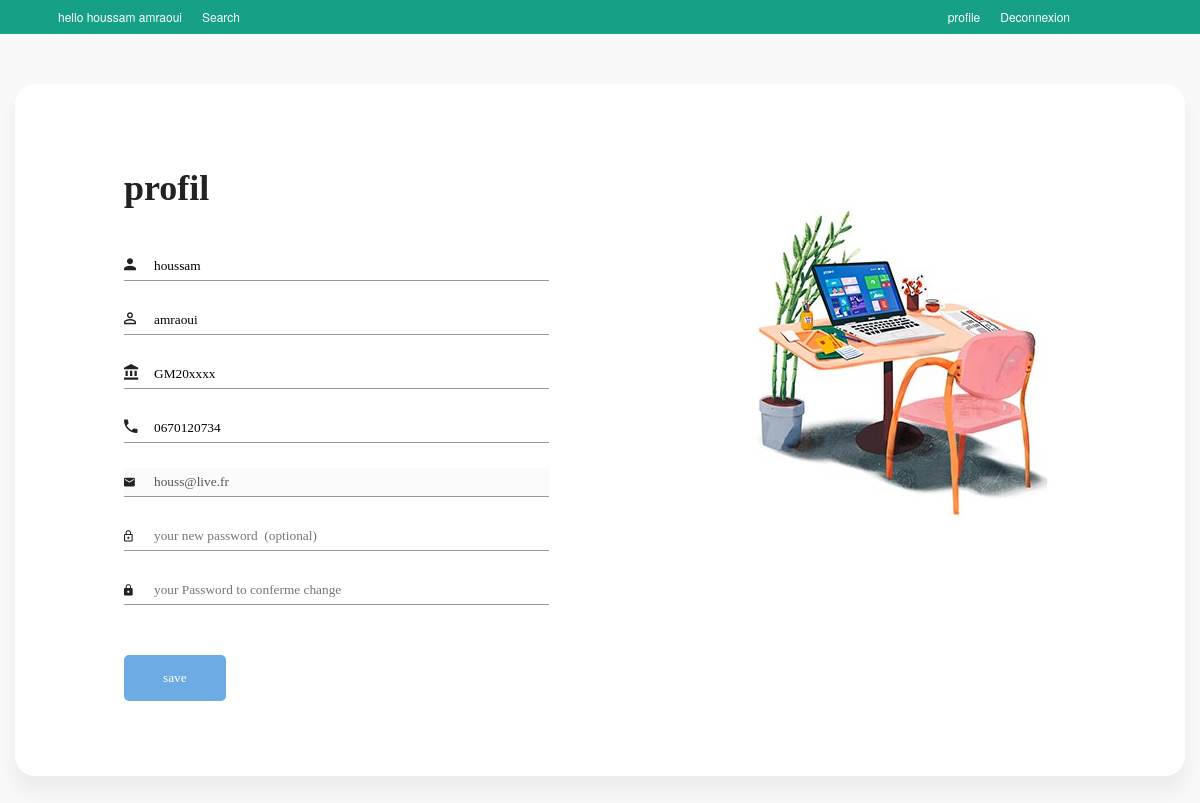
/profile-form.php (signed in), run on the app's committed database.
### tables this page shows
create table users (
iduser int AUTO_INCREMENT PRIMARY KEY ,
firstname varchar(50) not null,
lastname varchar(50) not null,
cin varchar(10)not null,
num varchar(20),
email varchar(50) not null  ,
password varchar(100) not null ,
 UNIQUE (email) 
 );

### profile-form.php (the view, shortened to what this page needs)
<?php
include("include/connection.php");
$qry="select * from users where iduser='".$_SESSION['iduser']."' limit 1;";
$result=mysqli_query($mysqli,$qry);
$row=mysqli_fetch_assoc($result);
?>
<!DOCTYPE html>
<html>
<head>
    <link rel="stylesheet" href="fonts/material-icon/css/material-design-iconic-font.min.css">
</head>
<body>
<div class="top-continer">
    <nav class="header-top">
            <div id="menu-top">
                <ul>
                    <li>
                        <a href="profile-form.php">profile</a>
                    </li>
                    <li>
                        <a href="logout.php">Deconnexion</a>
                    </li>
                </ul>
            </div>
            <div id="menu-top1">
                <ul>
                    <li>
                        <a href="profile-form.php">hello <?php echo $_SESSION['admin_name']; ?></a>
                    </li>
                     <li>
                        <a href="accueil.php">Search</a>
                    </li>
                </ul>
            </div>
        </nav>
    </div>
    <div class="main">
        <section class="signup">
            <div class="container">
                <div class="signup-content">
                    <div class="signup-form">
                        <h2 class="form-title">profil</h2>
                        <form method="POST" class="register-form" id="register-form">
                            <div class="form-group">
                                <label for="name"><i class="zmdi zmdi-account material-icons-name"></i></label>
                                <input type="text" name="first_name" placeholder="Your First Name" value="<?php echo $row['firstname']; ?>" required />
                            </div>
                            <div class="form-group">
                                <label for="name"><i class="zmdi zmdi-account-o material-icons-name"></i></label>
                                <input type="text" name="last_name" placeholder="Your Last Name" value="<?php echo $row['lastname']; ?>" required />
                            </div>
                            <div class="form-group">
                                <label for="name"><i class="zmdi zmdi-balance material-icons-name"></i></label>
                                <input type="text" name="cin" placeholder="Your CIN" value="<?php echo $row['cin']; ?>" required />
                            </div>
                            <div class="form-group">
                                <label for="name"><i class="zmdi zmdi-phone material-icons-name"></i></label>
                                <input type="text" name="number" required placeholder="Your number" value="<?php echo $row['num']; ?>" />
                            </div>
                            <div class="form-group">
                                <label for="email"><i class="zmdi zmdi-email"></i></label>
                                <input type="email" name="email"  disabled value="<?php echo $row['email']; ?>" />
                            </div>
                            <div class="form-group">
                                <label for="re-pass"><i class="zmdi zmdi-lock-outline"></i></label>
                                <input type="password" name="new_pass" id="re_pass" placeholder="your new password  (optional)" />
                            </div>
                            <div class="form-group">
                                <label for="pass"><i class="zmdi zmdi-lock"></i></label>
                                <input type="password" name="pass" id="pass" placeholder="your Password to conferme change" required />
                            </div>
                            <div class="form-group form-button">
                                <input type="submit" name="submit"  class="form-submit" value="save"/>
                            </div>
                        </form>
                    </div>
                    <div class="signup-image">
                        <figure><img src="img/signup-image.jpg" alt="sing up image"></figure>
                    </div>
                </div>
            </div>
        </section>
    </div>
</body>
</html>

### profile-form.php (style rules this page uses)
html,body,div,span,applet,object,iframe,h1,h2,h3,h4,h5,h6,p,blockquote,pre,a,abbr,acronym,address,big,cite,code,del,dfn,em,img,ins,kbd,q,s,samp,small,strike,strong,sub,sup,tt,var,b,u,i,center,dl,dt,dd,ol,ul,li,fieldset,form,label,legend,table,caption,tbody,tfoot,thead,tr,th,td,article,aside,canvas,details,embed,figure,figcaption,footer,header,hgroup,menu,nav,output,ruby,section,summary,time,mark,audio,video { margin:0;padding:0;border:0;font-size:100%;vertical-align:baseline; }
article,aside,details,figcaption,figure,footer,header,hgroup,menu,nav,section { display:block; }
body { line-height:1; }
ol,ul { list-style:none; }
html { box-sizing:border-box }
*,:after,:before { box-sizing:inherit }
body { font-family:Circular,"Helvetica Neue",Helvetica,Arial,sans-serif;font-size:14px;line-height:1.43;color:#484848;background-color:#fff;-webkit-font-smoothing:antialiased;-moz-osx-font-smoothing:grayscale;padding:0;margin:0 }
::placeholder { color:#767676!important;opacity:1 }
a { text-decoration:none;color:#008489 }
display-flex, .display-flex, .display-flex-center, .signup-content, .social-login, .socials { display: flex; display: -webkit-flex; }
img { max-width: 100%; height: auto; }
figure { margin: 0; }
h2 { line-height: 1.66; margin: 0; padding: 0; font-weight: bold; color: #222; font-family: Poppins; font-size: 36px; }
.main { background: #f8f8f8; padding: 50px 0; }
body { font-size: 13px; line-height: 1.8; color: #222; background: #f8f8f8; font-weight: 400; }
.container { width: 900px; background: #fff; margin: 0 auto; box-shadow: 0px 15px 16.83px 0.17px rgba(0, 0, 0, 0.05); border-radius: 20px; }
.signup-content { padding: 75px 0; }
.signup-form, .signup-image { width: 50%; overflow: hidden; }
.signup-image { margin: 0 55px; }
.form-title { margin-bottom: 33px; }
.signup-image { margin-top: 45px; }
figure { margin-bottom: 50px; text-align: center; }
.form-submit { display: inline-block; background: #6dabe4; color: #fff; border-bottom: none; width: auto; padding: 15px 39px; border-radius: 5px; margin-top: 25px; cursor: pointer; }
.signup-form { margin-left: 75px; margin-right: 75px; padding-left: 34px; }
.register-form { width: 100%; }
.form-group { position: relative; margin-bottom: 25px; overflow: hidden; }
.form-group:last-child { margin-bottom: 0px; }
input { width: 100%; display: block; border: none; border-bottom: 1px solid #999; padding: 6px 30px; font-family: Poppins; box-sizing: border-box; }
label { position: absolute; left: 0; top: 50%; transform: translateY(-50%); color: #222; }
.material-icons-name { font-size: 18px; }
@media screen and (max-width: 1200px) { .container { width: calc( 100% - 30px); max-width: 100%; } }
@media screen and (min-width: 1024px) { .container { max-width: 1200px; } }
.top-continer { width: 100%; position: relative; background: #eee; overflow: hidden; }
.header-top { height: 34px; background: #16a085; }
#menu-top { float: right; padding-right: 10%; }
#menu-top1 { float: left; padding-left:4%; }
#menu-top ul li,#menu-top1 ul li { float: left; }
#menu-top ul li a,#menu-top1 ul li a { color: #fff; display: block; padding: 0 10px; font-size: 12px; line-height: 34px; }

### data on the page
users: first_name "houssam", last_name "amraoui", cin "GM20xxxx", number "0670120734", email "houss@live.fr"

### other printed values
$_SESSION['admin_name'] "houssam amraoui"
